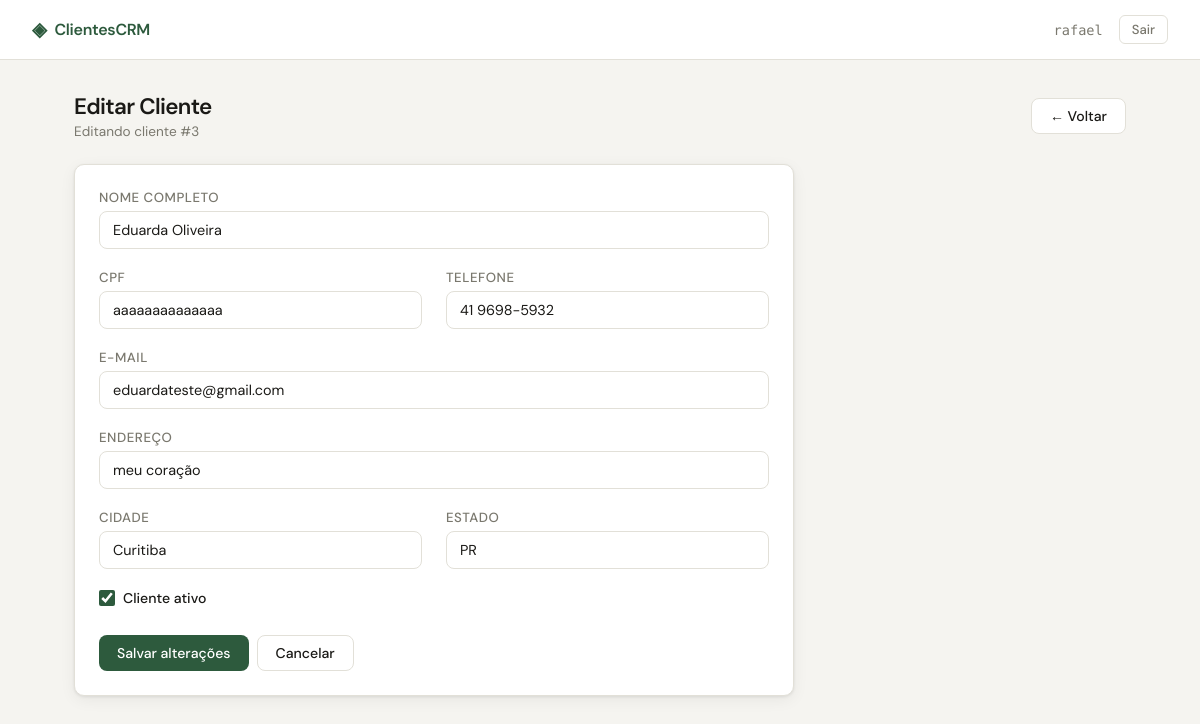
Screenshot of /clientes/3/editar/ (signed in) with the database file from the repository.
### clientes/models.py (models this page shows, shortened)
class Cliente(models.Model):
    nome = models.CharField(max_length=200, verbose_name='Nome completo')
    email = models.EmailField(unique=True, verbose_name='E-mail')
    telefone = models.CharField(max_length=20, verbose_name='Telefone')
    cpf = models.CharField(max_length=14, unique=True, verbose_name='CPF')
    endereco = models.CharField(max_length=300, verbose_name='Endereço', blank=True)
    cidade = models.CharField(max_length=100, verbose_name='Cidade', blank=True)
    estado = models.CharField(max_length=2, verbose_name='Estado', blank=True)
    ativo = models.BooleanField(default=True, verbose_name='Ativo')
    criado_em = models.DateTimeField(auto_now_add=True, verbose_name='Criado em')
    atualizado_em = models.DateTimeField(auto_now=True, verbose_name='Atualizado em')
    class Meta:
        verbose_name = 'Cliente'
        verbose_name_plural = 'Clientes'
        ordering = ['nome']

### clientes/views.py (the view)
# urls.py: path('<int:pk>/editar/', views.cliente_update, name='cliente_update'),
@login_required
def cliente_update(request, pk):
    cliente = get_object_or_404(Cliente, pk=pk)
    form = ClienteForm(request.POST or None, instance=cliente)
    if request.method == 'POST' and form.is_valid():
        form.save()
        messages.success(request, 'Cliente atualizado com sucesso!')
        return redirect('cliente_list')
    return render(request, 'clientes/form.html', {'form': form, 'titulo': 'Editar Cliente', 'cliente': cliente})

### clientes/forms.py
class ClienteForm(forms.ModelForm):
    class Meta:
        model = Cliente
        fields = ['nome', 'email', 'telefone', 'cpf', 'endereco', 'cidade', 'estado', 'ativo']
        widgets = {
            'nome': forms.TextInput(attrs={'class': 'form-input', 'placeholder': 'Nome completo'}),
            'email': forms.EmailInput(attrs={'class': 'form-input', 'placeholder': 'email@exemplo.com'}),
            'telefone': forms.TextInput(attrs={'class': 'form-input', 'placeholder': '(41) 99999-9999'}),
            'cpf': forms.TextInput(attrs={'class': 'form-input', 'placeholder': '000.000.000-00'}),
            'endereco': forms.TextInput(attrs={'class': 'form-input', 'placeholder': 'Rua, número, complemento'}),
            'cidade': forms.TextInput(attrs={'class': 'form-input', 'placeholder': 'Cidade'}),
            'estado': forms.TextInput(attrs={'class': 'form-input', 'placeholder': 'PR', 'maxlength': '2'}),
            'ativo': forms.CheckboxInput(attrs={'class': 'form-checkbox'}),
        }

### templates/clientes/form.html (shortened to what this page needs)
{% extends 'base.html' %}
{% block content %}
<div class="page-header">
  <div>
    <h1 class="page-title">{{ titulo }}</h1>
    <p class="page-subtitle">{% if cliente %}Editando cliente #{{ cliente.pk }}{% else %}Preencha os dados abaixo{% endif %}</p>
  </div>
  <a href="{% url 'cliente_list' %}" class="btn btn-secondary">← Voltar</a>
</div>
<div class="card" style="max-width: 720px;">
  <div class="card-body">
    <form method="post">
      <div style="display:grid; grid-template-columns: 1fr 1fr; gap: 0 1.5rem;">
        <div class="form-group" style="grid-column: 1 / -1;">
          <label>{{ form.nome.label }}</label>
          {{ form.nome }}
        </div>
        <div class="form-group">
          <label>{{ form.cpf.label }}</label>
          {{ form.cpf }}
        </div>
        <div class="form-group">
          <label>{{ form.telefone.label }}</label>
          {{ form.telefone }}
        </div>
        <div class="form-group" style="grid-column: 1 / -1;">
          <label>{{ form.email.label }}</label>
          {{ form.email }}
        </div>
        <div class="form-group" style="grid-column: 1 / -1;">
          <label>{{ form.endereco.label }}</label>
          {{ form.endereco }}
        </div>
        <div class="form-group">
          <label>{{ form.cidade.label }}</label>
          {{ form.cidade }}
        </div>
        <div class="form-group">
          <label>{{ form.estado.label }}</label>
          {{ form.estado }}
        </div>
        <div class="form-group" style="display:flex; align-items:center; gap:8px; grid-column: 1 / -1;">
          {{ form.ativo }}
          <span style="font-size:0.88rem; font-weight:500;">Cliente ativo</span>
        </div>
      </div>
      <div style="display:flex; gap:8px; margin-top:0.5rem;">
        <button type="submit" class="btn btn-primary">
          {% if cliente %}Salvar alterações{% else %}Cadastrar cliente{% endif %}
        </button>
        <a href="{% url 'cliente_list' %}" class="btn btn-secondary">Cancelar</a>
      </div>
    </form>
  </div>
</div>
{% endblock %}

### templates/base.html (shortened to what this page needs)
<!DOCTYPE html>
<html lang="pt-br">
<head>
</head>
<body>
  {% if user.is_authenticated %}
  <nav>
    <a class="nav-brand" href="{% url 'cliente_list' %}">
      <span>◈</span> ClientesCRM
    </a>
    <div class="nav-right">
      <span class="nav-user">{{ user.username }}</span>
      <a class="btn-logout" href="{% url 'logout' %}">Sair</a>
    </div>
  </nav>
  {% endif %}
  <main>
    {% block content %}{% endblock %}
  </main>
</body>
</html>

### templates/base.html (style rules this page uses)
*, *::before, *::after { box-sizing: border-box; margin: 0; padding: 0; }
:root { --bg: #f5f4f0; --surface: #ffffff; --border: #e2e0d8; --text: #1a1916; --muted: #7a786e; --accent: #2d5a3d; --accent-light: #e8f2eb; --danger: #c0392b; --danger-light: #fdf0ef; --warning: #d4850a; --radius: 10px; --shadow: 0 1px 3px rgba(0,0,0,0.08), 0 4px 16px rgba(0,0,0,0.06); }
body { font-family: 'DM Sans', sans-serif; background: var(--bg); color: var(--text); min-height: 100vh; }
nav { background: var(--surface); border-bottom: 1px solid var(--border); padding: 0 2rem; display: flex; align-items: center; justify-content: space-between; height: 60px; position: sticky; top: 0; z-index: 100; }
.nav-brand { font-weight: 600; font-size: 1rem; color: var(--accent); letter-spacing: -0.02em; display: flex; align-items: center; gap: 8px; text-decoration: none; }
.nav-brand span { font-size: 1.2rem; }
.nav-right { display: flex; align-items: center; gap: 1rem; }
.nav-user { font-size: 0.85rem; color: var(--muted); font-family: 'DM Mono', monospace; }
.btn-logout { font-family: 'DM Sans', sans-serif; font-size: 0.82rem; font-weight: 500; color: var(--muted); background: none; border: 1px solid var(--border); border-radius: 6px; padding: 5px 12px; cursor: pointer; transition: all 0.15s; text-decoration: none; }
main { max-width: 1100px; margin: 0 auto; padding: 2rem 1.5rem; }
.btn { display: inline-flex; align-items: center; gap: 6px; font-family: 'DM Sans', sans-serif; font-size: 0.88rem; font-weight: 500; padding: 8px 18px; border-radius: 8px; border: none; cursor: pointer; text-decoration: none; transition: all 0.15s; }
.btn-primary { background: var(--accent); color: #fff; }
.btn-secondary { background: var(--surface); color: var(--text); border: 1px solid var(--border); }
.form-input { width: 100%; padding: 9px 13px; border: 1px solid var(--border); border-radius: 8px; font-family: 'DM Sans', sans-serif; font-size: 0.9rem; background: var(--surface); color: var(--text); transition: border 0.15s; outline: none; }
.form-input::placeholder { color: #bbb; }
.form-checkbox { accent-color: var(--accent); width: 16px; height: 16px; }
label { font-size: 0.83rem; font-weight: 500; color: var(--muted); display: block; margin-bottom: 5px; text-transform: uppercase; letter-spacing: 0.04em; }
.form-group { margin-bottom: 1.25rem; }
.card { background: var(--surface); border: 1px solid var(--border); border-radius: var(--radius); box-shadow: var(--shadow); }
.card-body { padding: 1.5rem; }
.page-header { display: flex; align-items: center; justify-content: space-between; margin-bottom: 1.5rem; }
.page-title { font-size: 1.4rem; font-weight: 600; letter-spacing: -0.03em; }
.page-subtitle { font-size: 0.85rem; color: var(--muted); margin-top: 2px; }

### rows the page displays
Cliente: pk "3", nome "Eduarda Oliveira", cpf "aaaaaaaaaaaaaa", telefone "41 9698-5932", email "eduardateste@gmail.com", endereco "meu coração", cidade "Curitiba", estado "PR", ativo "☑"

### other values shown
{{ user.username }} "rafael"
{{ titulo }} "Editar Cliente"
